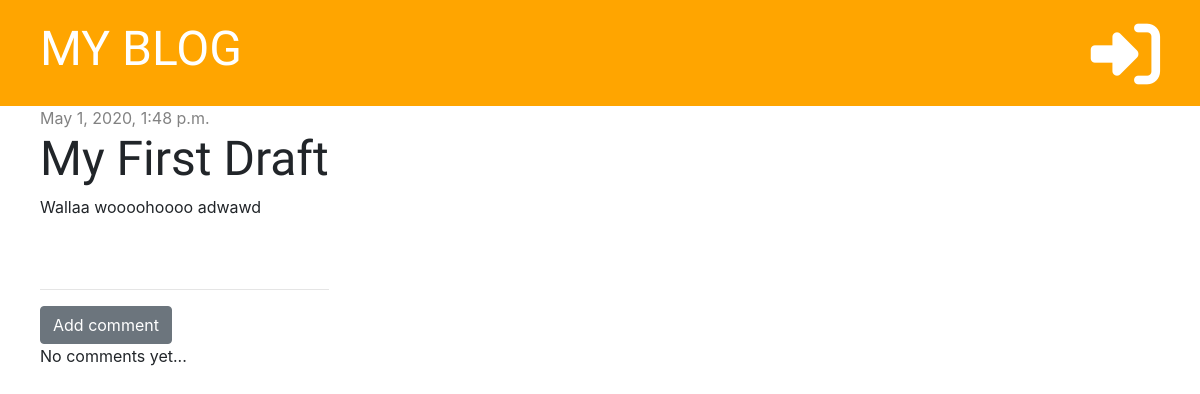
/post/5/, run on the app's committed database.
### bolg/models.py (models this page shows, shortened)
class Post(models.Model):
    author =  models.ForeignKey('auth.User', on_delete=models.CASCADE)
    title = models.CharField(max_length=200)
    text = models.TextField()
    created_date = models.DateTimeField(default=timezone.now)
    published_date = models.DateTimeField(blank=True, null=True)

### bolg/views.py (the view)
# urls.py: path('post/<int:pk>/', views.post_detail, name='post_detail'),
def post_detail(request, pk):
    post = get_object_or_404(Post, pk=pk)
    stuff_for_frontend = {'post':post}
    return render(request, 'bolg/post_detail.html', stuff_for_frontend)

### bolg/templates/bolg/post_detail.html (shortened to what this page needs)
{% extends 'bolg/base.html' %}
{% block content %}
    <div class="post">
        {% if post.published_date %}
            <div class="date">
                {{ post.published_date }}
            </div>
        {% else %}
            <a href="{% url 'post_publish' pk=post.pk %}" class="btn btn-primary">Publish</a>
        {% endif %}
        <h1>{{ post.title }}</h1>
        <p>{{ post.text|linebreaksbr }}</p>
    </div>
    <hr>
    <a href="{% url 'add_comment_to_post' pk=post.pk %}" class="btn btn-secondary">Add comment</a>
    {% for comment in post.comments.all %}
        <div class="comment">
            <div class="date">
                {{ comment.created_date }}
            </div>
            <strong>{{ comment.author }}</strong>
            <p>{{ comment.text }}</p>
        </div>
    {% empty %}
        <p>No comments yet...</p>
    {% endfor %}
{% endblock %}

### bolg/static/css/bolg.css (style rules this page uses)
h1, h2, h3, h4 { font-family: 'Tangerine', 'Inconsolata', 'Droid Sans', serif; font-size: 48px; }
.date { color: #828282; }
.post { margin-bottom: 70px; }

### data on the page
Post: published_date "May 1, 2020, 1:48 p.m.", title "My First Draft", text "Wallaa woooohoooo adwawd"
